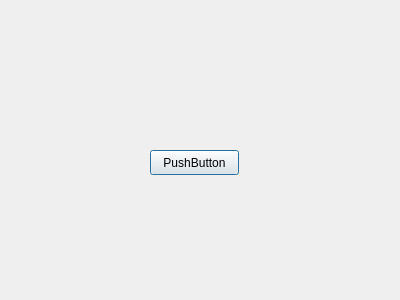
<?xml version="1.0" encoding="UTF-8"?>
<ui version="4.0">
 <class>Dialog</class>
 <widget class="QDialog" name="Dialog">
  <property name="geometry">
   <rect>
    <x>0</x>
    <y>0</y>
    <width>400</width>
    <height>300</height>
   </rect>
  </property>
  <property name="windowTitle">
   <string>Dialog</string>
  </property>
  <widget class="QPushButton" name="pushButton_dialog">
   <property name="geometry">
    <rect>
     <x>150</x>
     <y>150</y>
     <width>89</width>
     <height>25</height>
    </rect>
   </property>
   <property name="text">
    <string>PushButton</string>
   </property>
  </widget>
 </widget>
 <resources/>
 <connections/>
</ui>
